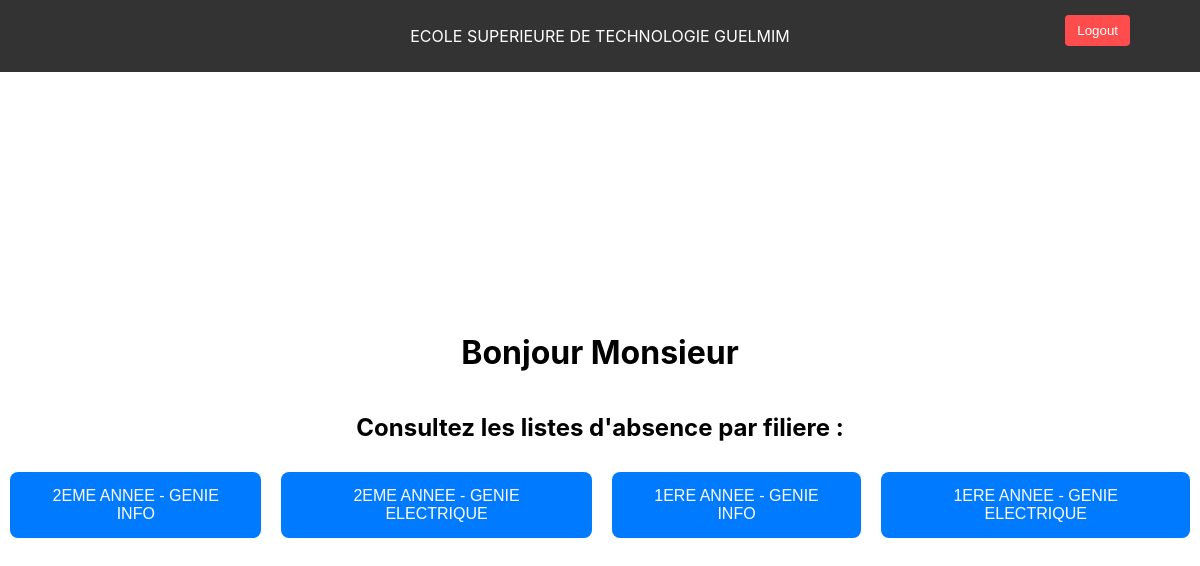
The app's page /admin_dashboard (signed in) with its own data.
### pfe/models.py (models this page shows, shortened)
class Annee(models.Model):
    Identifiant_Annee = models.AutoField(primary_key=True)
    Nom = models.CharField(max_length=50)

### pfe/views.py (the view)
# urls.py: path('admin_dashboard',admin_view, name='admin'),
@login_required(login_url='')
def admin_view(request):
    Identifiant_annees = Annee.objects.values_list('Identifiant_Annee', flat=True).distinct()
    annees = Annee.objects.all()
    tab_data = []
    for annee in annees:
        filieres = Filiere.objects.filter(Identifiant_Annee=annee.Identifiant_Annee)
        nom_filieres = filieres.values_list('Nom', flat=True)
        nom_annee = annee.Nom
        for nom_filiere in nom_filieres:
            data = {"nom_filiere": nom_filiere, "nom_annee": nom_annee}
            tab_data.append(data)
    lname = request.session.get("lname")
    fname = request.session.get("fname")
    name = f"{lname} {fname}"
    context = {'tab_data': tab_data, "name":name}
    print(name)
    return render(request, 'admin.html', context)

### pfe/templates/admin.html (shortened to what this page needs)
<!DOCTYPE html>
<html lang="en">
<head>
</head>
<body>
    {% include 'navbar.html' %}
    <div class="content-wrapper">
        <h1>Bonjour Monsieur {{ name }}</h1>
        <h2>Consultez les listes d'absence par filiere :</h2>
        <div class="button-wrapper">
            {% for data in tab_data %}
                <button class="button" onclick="window.location.href='{% url 'list_absence_view' %}?filiere_name={{ data.nom_filiere }}&nom_annee={{ data.nom_annee }}'">
                    {{ data.nom_annee }} - {{ data.nom_filiere }}
                </button>
            {% endfor %}
        </div>
    </div>
</body>
</html>

### pfe/templates/admin.html (style rules this page uses)
body,html { font-family: Roobert,-apple-system,BlinkMacSystemFont,"Segoe UI",Helvetica,Arial,sans-serif,"Apple Color Emoji","Segoe UI Emoji","Segoe UI Symbol"; margin: 0; padding: 0; height: 100%; display: flex; flex-direction: column; }
.content-wrapper { flex-grow: 1; display: flex; flex-direction: column; justify-content: center; align-items: center; padding-top: 60px; box-sizing: border-box; }
.button-wrapper { display: flex; }
.button { padding: 15px 30px; background-color: #007bff; color: white; border: none; border-radius: 8px; cursor: pointer; margin: 10px; font-size: 16px; text-transform: uppercase; }

### records on screen
Annee: nom_annee "2EME ANNEE" "2EME ANNEE"
Annee: nom_annee "1ERE ANNEE" "1ERE ANNEE"

### other values on screen
{{ data.nom_filiere }} "GENIE INFO" "GENIE ELECTRIQUE" "GENIE INFO" "GENIE ELECTRIQUE"
